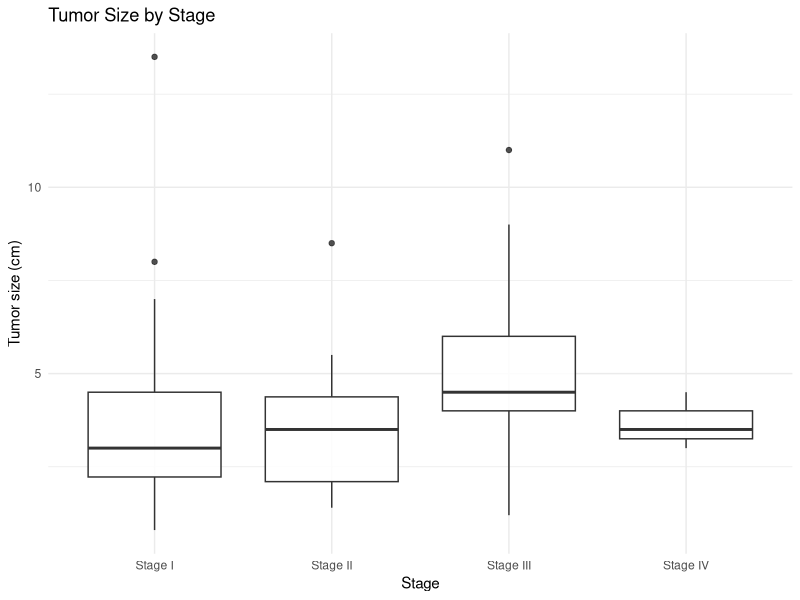

Write the R code that produced this figure.
## ---- chunk 1
#| fig-width: 8
#| fig-height: 9

library(tidyverse)

ucec <- read_csv(
  "uterine_cancer_dataset.csv",
  show_col_types = FALSE
) |>
  select(case_id, Age, Stage, Tumor_Size_cm) |>
  filter(!is.na(Age), !is.na(Stage), !is.na(Tumor_Size_cm))

  ggplot(ucec, aes(x = Stage, y = Tumor_Size_cm)) +
  geom_boxplot(alpha = 0.85) +
  theme_minimal() +
  labs(title = "Tumor Size by Stage", x = "Stage", y = "Tumor size (cm)")

